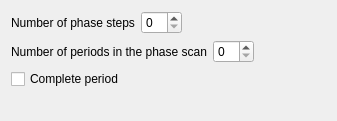
              <widget class="QWidget" name="page_2">
               <property name="geometry">
                <rect>
                 <x>0</x>
                 <y>0</y>
                 <width>337</width>
                 <height>121</height>
                </rect>
               </property>
               <attribute name="label">
                <string>Phase stepping</string>
               </attribute>
               <layout class="QVBoxLayout" name="verticalLayout_25">
                <item>
                 <layout class="QVBoxLayout" name="verticalLayout_24">
                  <item>
                   <layout class="QHBoxLayout" name="horizontalLayout_12">
                    <item>
                     <widget class="QLabel" name="label_37">
                      <property name="sizePolicy">
                       <sizepolicy hsizetype="Preferred" vsizetype="Preferred">
                        <horstretch>0</horstretch>
                        <verstretch>0</verstretch>
                       </sizepolicy>
                      </property>
                      <property name="minimumSize">
                       <size>
                        <width>0</width>
                        <height>0</height>
                       </size>
                      </property>
                      <property name="text">
                       <string>Number of phase steps</string>
                      </property>
                     </widget>
                    </item>
                    <item>
                     <widget class="QSpinBox" name="spinPhaseSteps"/>
                    </item>
                    <item>
                     <spacer name="horizontalSpacer_15">
                      <property name="orientation">
                       <enum>Qt::Horizontal</enum>
                      </property>
                      <property name="sizeHint" stdset="0">
                       <size>
                        <width>40</width>
                        <height>20</height>
                       </size>
                      </property>
                     </spacer>
                    </item>
                   </layout>
                  </item>
                  <item>
                   <layout class="QHBoxLayout" name="horizontalLayout_30">
                    <item>
                     <widget class="QLabel" name="label_38">
                      <property name="text">
                       <string>Number of periods in the phase scan</string>
                      </property>
                     </widget>
                    </item>
                    <item>
                     <widget class="QSpinBox" name="spinPeriods"/>
                    </item>
                    <item>
                     <spacer name="horizontalSpacer_16">
                      <property name="orientation">
                       <enum>Qt::Horizontal</enum>
                      </property>
                      <property name="sizeHint" stdset="0">
                       <size>
                        <width>40</width>
                        <height>20</height>
                       </size>
                      </property>
                     </spacer>
                    </item>
                   </layout>
                  </item>
                  <item>
                   <widget class="QCheckBox" name="checkCompletePeriod">
                    <property name="text">
                     <string>Complete period</string>
                    </property>
                   </widget>
                  </item>
                  <item>
                   <spacer name="verticalSpacer_5">
                    <property name="orientation">
                     <enum>Qt::Vertical</enum>
                    </property>
                    <property name="sizeHint" stdset="0">
                     <size>
                      <width>20</width>
                      <height>40</height>
                     </size>
                    </property>
                   </spacer>
                  </item>
                 </layout>
                </item>
               </layout>
              </widget>
